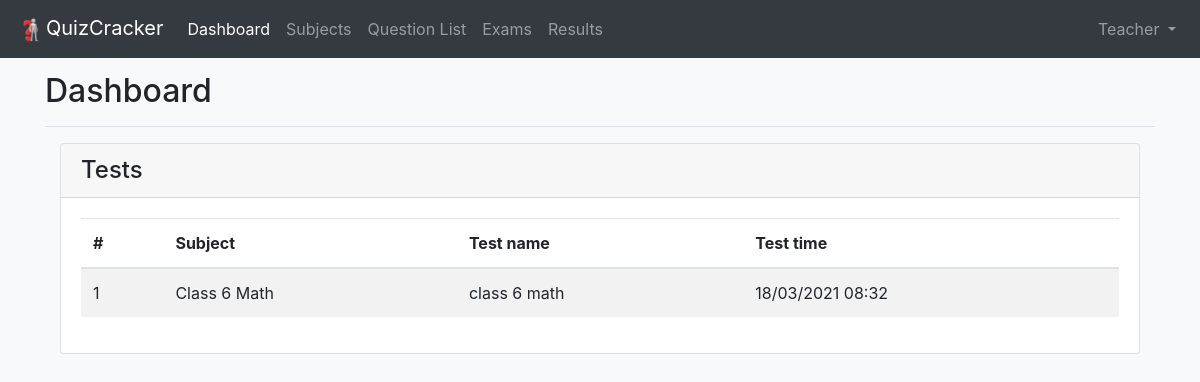
Screenshot of /teacher/ (signed in) with the database file from the repository.
### teacher/models.py (models this page shows, shortened)
class Test(models.Model):
    test_name = models.CharField(max_length=150)
    test_start_time = models.DateTimeField()
    test_total_mins = models.IntegerField()
    subject = models.ForeignKey('Subject', on_delete=models.CASCADE, null=True)
    students = models.ManyToManyField('user.User')

class Subject(models.Model):
    subject_name = models.CharField(max_length=100)

### teacher/views.py (the view)
# urls.py: path('', views.teacher_dashboard, name='teacher_dashboard'),
@login_required
@user_passes_test(lambda u: u.is_staff)
def teacher_dashboard(request):
    if request.method != 'POST':
        last_test = Test.objects.last()
        tests = Test.objects.all()
        return render(request, 'teacher-layout.html', context={
            'last_test': last_test,
            'tests': tests
        })

### templates/teacher-layout.html (shortened to what this page needs)
{% load static %}
<!DOCTYPE html>
<html lang="en">
<head>
	<link rel="stylesheet" href="https://maxcdn.bootstrapcdn.com/bootstrap/4.5.2/css/bootstrap.min.css">
    <link rel="stylesheet" href="https://pro.fontawesome.com/releases/v5.10.0/css/all.css"/>
    <link rel="stylesheet" href="{% static 'assets/css/offcanvas.css' %}">
<link rel="stylesheet" href="https://cdn.jsdelivr.net/npm/sweetalert2@10.15.5/dist/sweetalert2.min.css">
</head>
<body class="bg-light">
	<nav class="navbar navbar-expand-md fixed-top navbar-dark bg-dark">
      <a class="navbar-brand" href="#">
      	<img src="{% static 'assets/images/logo.png' %}" alt="QuizCracker" height="30px">QuizCracker
      </a>
      <div class="navbar-collapse offcanvas-collapse" id="navbarsExampleDefault">
        <ul class="navbar-nav mr-auto">
          <li class="nav-item active">
            <a class="nav-link" href="{% url 'teacher_dashboard' %}">Dashboard <span class="sr-only">(current)</span></a>
          </li>
          <li class="nav-item">
            <a class="nav-link" href="{% url 'set_subjects_tch' %}">Subjects</a>
          </li>
          <li class="nav-item">
            <a class="nav-link" href="{% url 'set_questions_tch' %}">
              Question List
            </a>
          </li>
          <li class="nav-item">
            <a class="nav-link" href="{% url 'set_exam_tch' %}">
              Exams
            </a>
          </li>
          <li class="nav-item">
            <a class="nav-link" href="{% url 'view_result_tch' %}">
              Results
            </a>
          </li>
        </ul>
        <ul class="navbar-nav">
                <li class="nav-item dropdown">
                    <a class="nav-link dropdown-toggle" href="http://example.com" id="navbarDropdownMenuLink" data-toggle="dropdown" aria-haspopup="true" aria-expanded="false">
                      Teacher
                    </a>
                </li>
            </ul>
      </div>
    </nav>
    <main role="main" class="container">
      <div class="d-flex justify-content-between my-3 flex-wrap flex-md-nowrap align-items-center pb-2 mb-3 border-bottom">
        <h1 class="h2">
        	Dashboard
        </h1>
      </div>
        <div class="col-md-12">
            <div class="card">
                <h4 class="card-header">Tests</h4>
                <div class="card-body">
                    <div class="table-responsive">
                        <table class="table table-striped">
                            <thead>
                            <tr>
                                <th>#</th>
                                <th>Subject</th>
                                <th>Test name</th>
                                <th>Test time</th>
                            </tr>
                            </thead>
                            <tbody>
                                {% for test in tests %}
                                    <tr>
                                        <td>{{ forloop.counter }}</td>
                                        <td>{{ test.subject.subject_name }}</td>
                                        <td>{{ test.test_name }}</td>
                                        <td>{{ test.test_start_time|date:"d/m/Y H:i" }}</td>
                                    </tr>
                                {% endfor %}
                            </tbody>
                        </table>
                    </div>
                </div>
            </div>
        </div>
    </main>
</body>
</html>

### static_cdn/assets/css/offcanvas.css (style rules this page uses)
html, body { overflow-x: hidden; }
body { padding-top: 56px; }
.border-bottom { border-bottom: 1px solid #e5e5e5; }

### rows the page displays
Test: subject.subject_name "Class 6 Math", test_name "class 6 math", test_start_time "18/03/2021 08:32"
